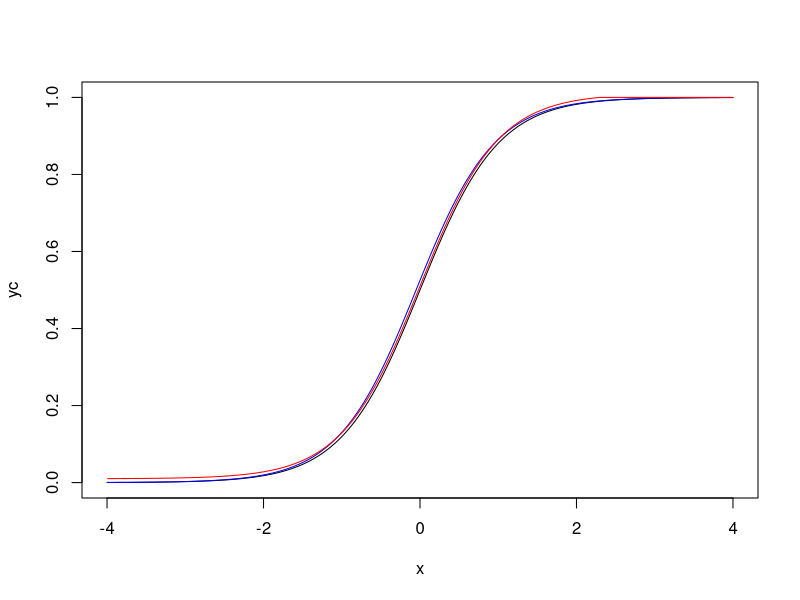

Recreate this plot in R.
minmax <- function(data, min = 0, max = 1) {
  pmin(max, pmax(min, data))
}

n <- 1000

x <- seq(-4,4,length = n)
z <- sample(0:1, n, TRUE)

yc <- arm::invlogit(2*x)
plot(yc ~ x, type = 'l', ylim = c(0,1), xlim = c(min(x), max(x)))

# multiplicative:
yt <- arm::invlogit(.1 * z + car::logit(yc))
lines(yt[z == 1] ~ x[z == 1], col = 'blue')

#linear
yt <- minmax(.01*z + yc)
lines(yt[z == 1] ~ x[z == 1], col = 'red')
